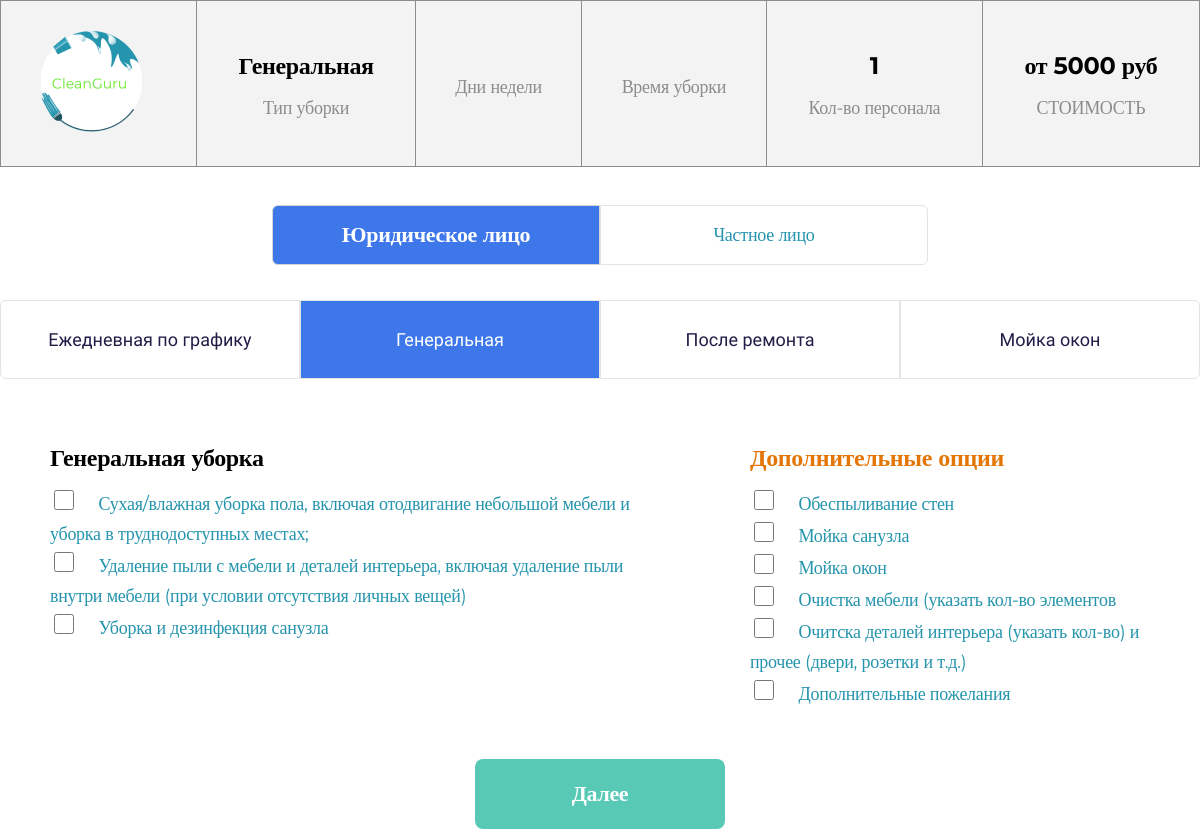
Screenshot of /cart/legal_person/general/ with the database file from the repository.
### cartapp/models.py (models this page shows, shortened)
class ServiceType(models.Model):
    name = models.CharField(
        max_length=128,
        null=False,
        blank=False,
        verbose_name='Название типа услуг',
    )
    description = models.CharField(
        max_length=128,
        verbose_name='Описание типа пользователя',
        blank=True,
    )
    user_type_for_service_type = models.ForeignKey(
        UserTypeForServiceType,
        on_delete=models.CASCADE,
        verbose_name='Тип пользователя для типа услуг',
        null=True,
        related_name='user_type_for_service_types'
    )
    created_at = models.DateTimeField(
        auto_now_add=True,
        verbose_name='Дата и время создания',
    )
    updated_at = models.DateTimeField(
        auto_now=True,
        verbose_name='Дата и время изменения',
    )
    slug = models.SlugField(
        max_length=255,
        verbose_name='URL',
        db_index=True,
        null=True,
        blank=True,
    )
    class Meta:
        verbose_name = 'Тип услуг'
        verbose_name_plural = 'Типы услуг'

class UserTypeForServiceType(models.Model):
    name = models.CharField(
        max_length=128,
        null=False,
        blank=False,
        verbose_name='Название типа пользователя',
    )
    description = models.CharField(
        max_length=128,
        verbose_name='Описание типа пользователя',
    )
    created_at = models.DateTimeField(
        auto_now_add=True,
        verbose_name='Дата и время создания',
    )
    updated_at = models.DateTimeField(
        auto_now=True,
        verbose_name='Дата и время изменения',
    )
    slug = models.SlugField(
        max_length=255,
        unique=True,
        verbose_name='URL',
        db_index=True,
        null=True,
        blank=True,
    )
    class Meta:
        verbose_name = 'Тип пользователя для типа услуг'
        verbose_name_plural = 'Типы пользователей для типов услуг'

### cartapp/views.py (the view, shortened to what this page needs)
# urls.py: path('<slug:usertypeforservicetype_slug>/', cartapp.ShowListServicesView.as_view(), name='usertype_services'),
class ShowListServicesView(FormView):
    form_class = AddToCartForm
    success_url = '/'
    cart_id = None
    def get_form_kwargs(self):
        kwargs = super().get_form_kwargs()
        user_type = get_object_or_404(UserTypeForServiceType, slug=self.kwargs['usertypeforservicetype_slug'])
        if 'servisetype_slug' in self.kwargs:
            type_service = get_object_or_404(
                ServiceType,
                slug=self.kwargs['servisetype_slug'],
                user_type_for_service_type=user_type
            )
        else:
            type_service = ServiceType.objects.filter(user_type_for_service_type=user_type)[0]
        kwargs['services_dict'] = Service.objects.filter(service_type__pk=type_service.pk).select_related()
        return kwargs
    def get_context_data(self, *, object_list=None, **kwargs):
        context = super().get_context_data(**kwargs)
        windows_form = AddToCartWindowsForm()
        user_type = get_object_or_404(UserTypeForServiceType, slug=self.kwargs['usertypeforservicetype_slug'])
        if 'servisetype_slug' in self.kwargs:
            service_type_name = get_object_or_404(
                ServiceType,
                slug=self.kwargs['servisetype_slug'],
                user_type_for_service_type=user_type
            ).description
        else:
            service_type_name = ServiceType.objects.filter(user_type_for_service_type=user_type)[0].description
        context.update({
            'user_type_for_service_type': UserTypeForServiceType.objects.all(),
            'service_type': ServiceType.objects.filter(
                user_type_for_service_type__name='legal_person'
            ) if self.kwargs['usertypeforservicetype_slug'] == 'legal_person' else ServiceType.objects.filter(
                user_type_for_service_type__name='private_person'),
            'service_type_name': service_type_name,
            'windows_form': windows_form,
        })
        return context
    def get_template_names(self):
        user_type = self.kwargs['usertypeforservicetype_slug']
        if 'servisetype_slug' in self.kwargs:
            service_type = self.kwargs['servisetype_slug']
        else:
            service_type = ServiceType.objects.filter(user_type_for_service_type__name=user_type)[0].name
        template_name = f'cartapp/{user_type}_{service_type}.html'
        return [template_name]

### cartapp/forms.py
class AddToCartWindowsForm(forms.ModelForm):
    class Meta:
        model = WindowWashing
        fields = '__all__'

### cartapp/models.py (called while the page is built)
    def __str__(self):
        return self.name

### cartapp/templates/cartapp/legal_person_general.html (shortened to what this page needs)
{% extends 'cartapp/base.html' %}
{% block content %}
    <section class="spring-cleaning__section container">
        <form action="" method="post" style="display: flex; flex-direction: column; align-items: center;">
            <div class="wraper">
                <div class="spring-cleaning">
                    <h2 class="spring-cleaning__title">Генеральная уборка</h2>
                    <div class="spring-cleaning__checkbox">
                        {% for service in form.services %}
                            {% if service.data.value.instance.basic_service %}
                                {{ service }}
                            {% endif %}
                        {% endfor %}
                    </div>
                </div>
                <div class="additional-options">
                    <h2 class="additional-options__title">Дополнительные опции</h2>
                    <div class="additional-options__checkbox">
                        {% for service in form.services %}
                            {% if not service.data.value.instance.basic_service %}
                                {{ service }}
                            {% endif %}
                        {% endfor %}
                        <div>
                            <input class="custom__checkbox-cart" type="checkbox" id="checkbox5">
                            <label for="checkbox5">Дополнительные пожелания</label>
                        </div>
                    </div>
                </div>
            </div>
            <button class="order-button" type="submit">Далее</button>
        </form>
    </section>
{% endblock content %}

### cartapp/templates/cartapp/base.html (shortened to what this page needs)
{% load static %}
<!DOCTYPE html>
<html lang="en">
  <head>
    <link rel="stylesheet" href="{% static 'css/_orderEntity.css' %}" />
    <link rel="stylesheet" href="{% static 'styles.css' %}" />
  </head>
  <body>
    <table class="ordering-entity__header container">
      <tr>
        <td class="table-cell"><a href="{% url 'main:main' %}"><img src="{% static 'img/logo.png' %}" alt="logo" /></a></td>
        <td class="table-cell">
          <p class="table-cell__cleaning-type">{{ service_type_name }}</p>
          <p class="table-text">Тип уборки</p>
        </td>
        <td class="table-cell">
          <p class="table-text">Дни недели</p>
        </td>
        <td class="table-cell">
          <p class="table-text">Время уборки</p>
        </td>
        <td class="table-cell">
          <p class="table-cell__number-staff">1</p>
          <p class="table-text">Кол-во персонала</p>
        </td>
        <td class="table-cell">
          <p class="table-cell__price">от 5000 руб</p>
          <p class="table-text">СТОИМОСТЬ</p>
        </td>
      </tr>
    </table>
    {% include 'cartapp/include/inc_cart_menu.html' %}
  {% block content %}
  {% endblock content %}
    </body>
</html>

### cartapp/templates/cartapp/include/inc_cart_menu.html
<div class="order-type">
    {% for item in user_type_for_service_type %}
        <button class="order-type__button
            {% if request.resolver_match.kwargs.usertypeforservicetype_slug == item.slug %}
            order-type__active
            {% endif %}
            {% if forloop.first %}
             border-left
            {% elif forloop.last %}
             border-right
            {% endif %}"
            onclick="window.location.href='{% url "cartapp:usertype_services" item.slug %}'">{{ item.description }}</button>
    {% endfor %}
</div>
<div class="cleaning-type">
    {% for item in service_type %}
        <button class="cleaning-type__button
            {% if request.resolver_match.kwargs.servisetype_slug == item.slug %}
            cleaning-type__active
            {% elif 'servisetype_slug' not in request.resolver_match.kwargs and forloop.first %}
            cleaning-type__active
            {% endif %}
            {% if forloop.first %}
             border-left
            {% elif forloop.last %}
             border-right
            {% endif %}"
            onclick="window.location.href='{% url "cartapp:servicetype_services" request.resolver_match.kwargs.usertypeforservicetype_slug item.slug %}'">{{ item.description }}</button>
    {% endfor %}
</div>

### static/css/_orderEntity.css (style rules this page uses)
body { margin: 0; padding: 0; }
.container { margin: 0 auto; max-width: 1440px; font-family: Montserrat; }
.ordering-entity__header { width: 100%; height: 143px; border-collapse: collapse; }
.table-cell { background: #f3f3f3; border: 1px solid #8c8c8c; box-sizing: border-box; text-align: center; max-width: 290px; padding: 30px; }
.table-text { font-family: 'Montserrat'; font-style: normal; font-weight: normal; font-size: 18px; line-height: 18px; letter-spacing: -0.015em; color: #8c8c8c; }
.table-cell__cleaning-type, .table-cell__days-week, .table-cell__cleaning-time, .table-cell__number-staff, .table-cell__price { font-family: 'Montserrat'; font-style: normal; font-weight: bold; font-size: 24px; line-height: 18px; text-align: center; letter-spacing: -0.015em; color: #000000; }
.order-type { display: flex; align-items: center; justify-content: center; margin-top: 38px; }
.order-type__button { display: flex; align-items: center; justify-content: center; width: 328px; height: 60px; font-family: 'Montserrat'; font-style: normal; box-sizing: border-box; line-height: 30px; text-align: center; letter-spacing: -0.015em; background: #ffffff; border: 1px solid #e4e4e4; font-weight: normal; font-size: 18px; color: #2594ad; }
.order-type__active { background: #3d77ea; border: 1px solid #d4d4d4; font-weight: 600; font-size: 22px; color: #ffffff; }
.cleaning-type { display: flex; align-items: center; justify-content: center; width: 100%; margin-top: 35px; }
.cleaning-type__button { display: flex; flex-direction: row; justify-content: center; align-items: center; font-family: 'Montserrat Alternates'; font-style: normal; font-weight: normal; font-size: 18px; line-height: 22px; color: #201d47; background-color: white; box-sizing: border-box; width: 357px; height: 79px; border: 1px solid #e4e4e4; }
.cleaning-type__active { background: #3d77ea; color: #ffffff; }
.cleaning-type__button, .order-type__button:hover { cursor: pointer; }
.border-left { border-radius: 6px 0px 0px 6px; }
.border-right { border-radius: 0px 6px 6px 0px; }
.order-button { width: 250px; height: 70px; background: #57c9b5; border: none; border-radius: 8px; cursor: pointer; font-family: 'Montserrat'; font-style: normal; font-weight: 600; font-size: 22px; line-height: 30px; letter-spacing: -0.015em; color: #ffffff; }
.spring-cleaning__section { display: flex; flex-direction: column; align-items: center; justify-content: center; width: 100%; margin-top: 50px; }
.wraper { display: flex; flex-direction: row; flex-wrap: nowrap; }
.spring-cleaning { display: flex; flex-direction: column; align-items: flex-start; max-width: 50%; padding: 50px; }
.spring-cleaning__title { font-family: 'Montserrat'; font-style: normal; font-weight: bold; font-size: 24px; line-height: 18px; letter-spacing: -0.015em; color: #000000; }
.spring-cleaning__checkbox { font-family: 'Montserrat'; font-style: normal; font-weight: normal; font-size: 18px; line-height: 30px; letter-spacing: -0.015em; color: #2594ad; display: flex; flex-direction: column; }
.spring-cleaning__checkbox input { width: 20px; height: 20px; margin-right: 20px; }
.additional-options { display: flex; flex-direction: column; align-items: flex-start; justify-content: space-between; max-width: 50%; padding: 50px; }
.additional-options__title { font-family: 'Montserrat'; font-style: normal; font-weight: bold; font-size: 24px; line-height: 18px; letter-spacing: -0.015em; color: #e47607; }
.additional-options__checkbox { font-family: 'Montserrat'; font-style: normal; font-weight: normal; font-size: 18px; line-height: 30px; letter-spacing: -0.015em; color: #2594ad; display: flex; flex-direction: column; }
.additional-options__checkbox input { width: 20px; height: 20px; margin-right: 20px; }
.custom__checkbox-cart { z-index: -1; }

### static/styles.css (style rules this page uses)
.container { margin: 0 auto; max-width: 1440px; font-family: Montserrat; }

### rows the page displays
ServiceType: description "Генеральная"
UserTypeForServiceType: description "Юридическое лицо"
UserTypeForServiceType: description "Частное лицо"
ServiceType: description "Ежедневная по графику"
ServiceType: description "После ремонта"
ServiceType: description "Мойка окон"
